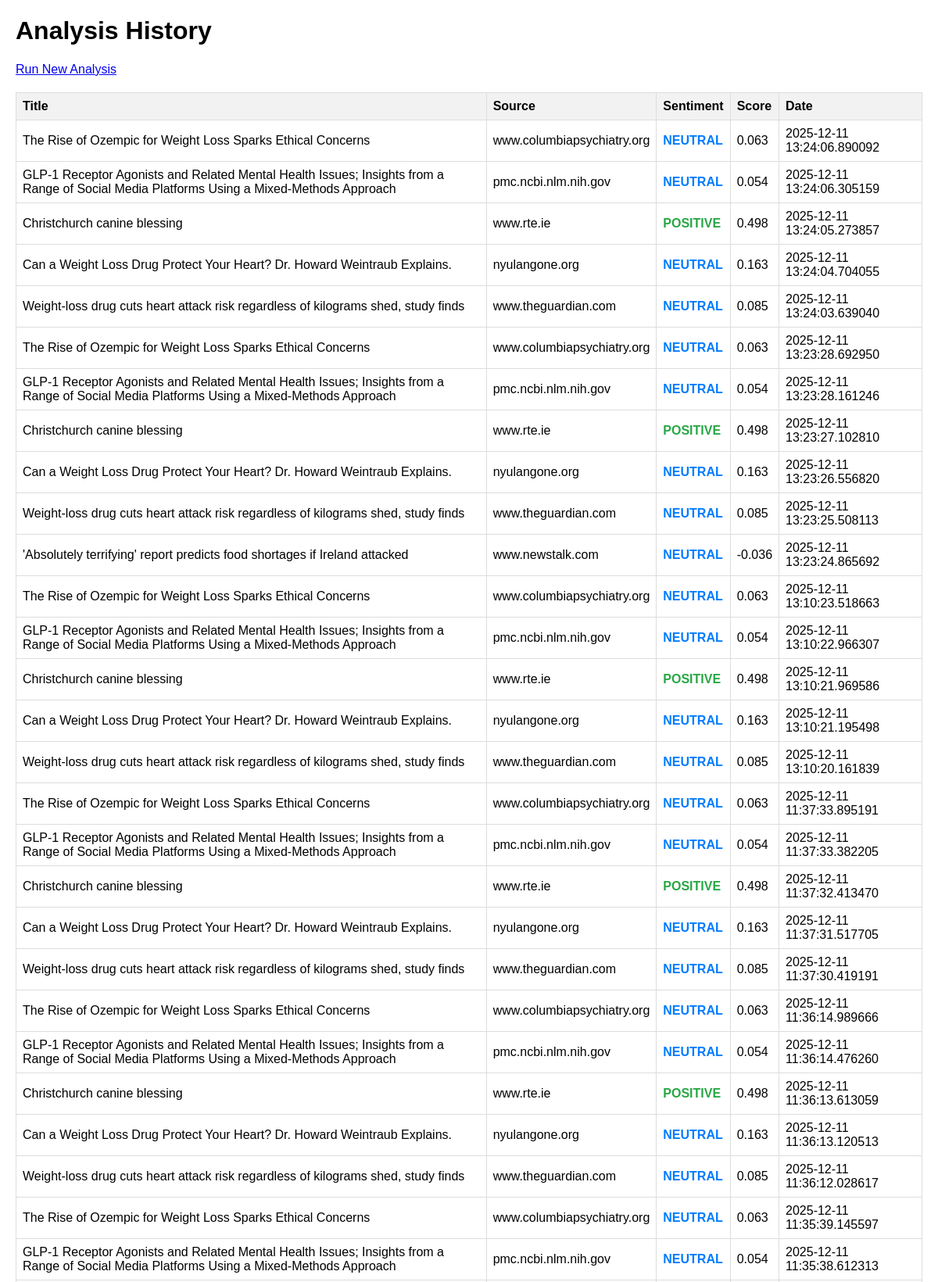
The app's page /history (upper part) with its own data.
### news_demo.py (models this page shows)
class AnalysisResult(db.Model):
    id = db.Column(db.Integer, primary_key=True)
    article_id = db.Column(db.Integer, db.ForeignKey("article.id"), nullable=False)
    sentiment_label = db.Column(db.String(20))  # positive / neutral / negative
    sentiment_score = db.Column(db.Float)       # TextBlob polarity
    created_at = db.Column(db.DateTime, default=datetime.utcnow)
    article = db.relationship("Article", backref=db.backref("analyses", lazy=True))

class Article(db.Model):
    id = db.Column(db.Integer, primary_key=True)
    url = db.Column(db.String(500), unique=True, nullable=False)
    title = db.Column(db.String(300))
    source = db.Column(db.String(200))
    text = db.Column(db.Text)
    created_at = db.Column(db.DateTime, default=datetime.utcnow)

### news_demo.py (the view)
@app.route("/history")
def history():
    results = AnalysisResult.query.order_by(AnalysisResult.created_at.desc()).all()
    return render_template("history.html", results=results)

### templates/history.html (shortened to what this page needs)
<!DOCTYPE html>
<html lang="en">
<head>
</head>
<body>
    <h1>Analysis History</h1>
    <p><a href="/">Run New Analysis</a></p>
    <table>
        <thead>
            <tr>
                <th>Title</th>
                <th>Source</th>
                <th>Sentiment</th>
                <th>Score</th>
                <th>Date</th>
            </tr>
        </thead>
        <tbody>
        {% for item in results %}
            <tr>
                <td>{{ item.article.title }}</td>
                <td>{{ item.article.source }}</td>
                <td class="{{ item.sentiment_label }}">{{ item.sentiment_label }}</td>
                <td>{{ item.sentiment_score|round(3) }}</td>
                <td>{{ item.created_at }}</td>
            </tr>
        {% endfor %}
        </tbody>
    </table>
</body>
</html>

### templates/history.html (style rules this page uses)
body { font-family: Arial, sans-serif; margin: 20px; }
table { width: 100%; border-collapse: collapse; margin-top: 20px; }
th, td { border: 1px solid #ddd; padding: 8px; text-align: left; }
th { background-color: #f2f2f2; }
.positive { color: #28a745; font-weight: bold; text-transform: uppercase; }
.neutral { color: #007bff; font-weight: bold; text-transform: uppercase; }

### records on screen
AnalysisResult: article "The Rise of Ozempic for Weight Loss Sparks Ethical Concerns", article.source "www.columbiapsychiatry.org", sentiment_label "NEUTRAL", sentiment_score "0.063", created_at "2025-12-11 13:24:06.890092"
AnalysisResult: article "GLP-1 Receptor Agonists and Related Mental Health Issues; Insights from a Range of Social Media Platforms Using a Mixed-Methods Approach", article.source "pmc.ncbi.nlm.nih.gov", sentiment_label "NEUTRAL", sentiment_score "0.054", created_at "2025-12-11 13:24:06.305159"
AnalysisResult: article "Christchurch canine blessing", article.source "www.rte.ie", sentiment_label "POSITIVE", sentiment_score "0.498", created_at "2025-12-11 13:24:05.273857"
AnalysisResult: article "Can a Weight Loss Drug Protect Your Heart? Dr. Howard Weintraub Explains.", article.source "nyulangone.org", sentiment_label "NEUTRAL", sentiment_score "0.163", created_at "2025-12-11 13:24:04.704055"
AnalysisResult: article "Weight-loss drug cuts heart attack risk regardless of kilograms shed, study finds", article.source "www.theguardian.com", sentiment_label "NEUTRAL", sentiment_score "0.085", created_at "2025-12-11 13:24:03.639040"
AnalysisResult: article "The Rise of Ozempic for Weight Loss Sparks Ethical Concerns", article.source "www.columbiapsychiatry.org", sentiment_label "NEUTRAL", sentiment_score "0.063", created_at "2025-12-11 13:23:28.692950"
AnalysisResult: article "GLP-1 Receptor Agonists and Related Mental Health Issues; Insights from a Range of Social Media Platforms Using a Mixed-Methods Approach", article.source "pmc.ncbi.nlm.nih.gov", sentiment_label "NEUTRAL", sentiment_score "0.054", created_at "2025-12-11 13:23:28.161246"
AnalysisResult: article "Christchurch canine blessing", article.source "www.rte.ie", sentiment_label "POSITIVE", sentiment_score "0.498", created_at "2025-12-11 13:23:27.102810"
AnalysisResult: article "Can a Weight Loss Drug Protect Your Heart? Dr. Howard Weintraub Explains.", article.source "nyulangone.org", sentiment_label "NEUTRAL", sentiment_score "0.163", created_at "2025-12-11 13:23:26.556820"
AnalysisResult: article "Weight-loss drug cuts heart attack risk regardless of kilograms shed, study finds", article.source "www.theguardian.com", sentiment_label "NEUTRAL", sentiment_score "0.085", created_at "2025-12-11 13:23:25.508113"
AnalysisResult: article "'Absolutely terrifying' report predicts food shortages if Ireland attacked", article.source "www.newstalk.com", sentiment_label "NEUTRAL", sentiment_score "-0.036", created_at "2025-12-11 13:23:24.865692"
AnalysisResult: article "The Rise of Ozempic for Weight Loss Sparks Ethical Concerns", article.source "www.columbiapsychiatry.org", sentiment_label "NEUTRAL", sentiment_score "0.063", created_at "2025-12-11 13:10:23.518663"
AnalysisResult: article "GLP-1 Receptor Agonists and Related Mental Health Issues; Insights from a Range of Social Media Platforms Using a Mixed-Methods Approach", article.source "pmc.ncbi.nlm.nih.gov", sentiment_label "NEUTRAL", sentiment_score "0.054", created_at "2025-12-11 13:10:22.966307"
AnalysisResult: article "Christchurch canine blessing", article.source "www.rte.ie", sentiment_label "POSITIVE", sentiment_score "0.498", created_at "2025-12-11 13:10:21.969586"
AnalysisResult: article "Can a Weight Loss Drug Protect Your Heart? Dr. Howard Weintraub Explains.", article.source "nyulangone.org", sentiment_label "NEUTRAL", sentiment_score "0.163", created_at "2025-12-11 13:10:21.195498"
AnalysisResult: article "Weight-loss drug cuts heart attack risk regardless of kilograms shed, study finds", article.source "www.theguardian.com", sentiment_label "NEUTRAL", sentiment_score "0.085", created_at "2025-12-11 13:10:20.161839"
AnalysisResult: article "The Rise of Ozempic for Weight Loss Sparks Ethical Concerns", article.source "www.columbiapsychiatry.org", sentiment_label "NEUTRAL", sentiment_score "0.063", created_at "2025-12-11 11:37:33.895191"
AnalysisResult: article "GLP-1 Receptor Agonists and Related Mental Health Issues; Insights from a Range of Social Media Platforms Using a Mixed-Methods Approach", article.source "pmc.ncbi.nlm.nih.gov", sentiment_label "NEUTRAL", sentiment_score "0.054", created_at "2025-12-11 11:37:33.382205"
AnalysisResult: article "Christchurch canine blessing", article.source "www.rte.ie", sentiment_label "POSITIVE", sentiment_score "0.498", created_at "2025-12-11 11:37:32.413470"
AnalysisResult: article "Can a Weight Loss Drug Protect Your Heart? Dr. Howard Weintraub Explains.", article.source "nyulangone.org", sentiment_label "NEUTRAL", sentiment_score "0.163", created_at "2025-12-11 11:37:31.517705"
AnalysisResult: article "Weight-loss drug cuts heart attack risk regardless of kilograms shed, study finds", article.source "www.theguardian.com", sentiment_label "NEUTRAL", sentiment_score "0.085", created_at "2025-12-11 11:37:30.419191"
AnalysisResult: article "The Rise of Ozempic for Weight Loss Sparks Ethical Concerns", article.source "www.columbiapsychiatry.org", sentiment_label "NEUTRAL", sentiment_score "0.063", created_at "2025-12-11 11:36:14.989666"
AnalysisResult: article "GLP-1 Receptor Agonists and Related Mental Health Issues; Insights from a Range of Social Media Platforms Using a Mixed-Methods Approach", article.source "pmc.ncbi.nlm.nih.gov", sentiment_label "NEUTRAL", sentiment_score "0.054", created_at "2025-12-11 11:36:14.476260"
AnalysisResult: article "Christchurch canine blessing", article.source "www.rte.ie", sentiment_label "POSITIVE", sentiment_score "0.498", created_at "2025-12-11 11:36:13.613059"
AnalysisResult: article "Can a Weight Loss Drug Protect Your Heart? Dr. Howard Weintraub Explains.", article.source "nyulangone.org", sentiment_label "NEUTRAL", sentiment_score "0.163", created_at "2025-12-11 11:36:13.120513"
AnalysisResult: article "Weight-loss drug cuts heart attack risk regardless of kilograms shed, study finds", article.source "www.theguardian.com", sentiment_label "NEUTRAL", sentiment_score "0.085", created_at "2025-12-11 11:36:12.028617"
AnalysisResult: article "The Rise of Ozempic for Weight Loss Sparks Ethical Concerns", article.source "www.columbiapsychiatry.org", sentiment_label "NEUTRAL", sentiment_score "0.063", created_at "2025-12-11 11:35:39.145597"
AnalysisResult: article "GLP-1 Receptor Agonists and Related Mental Health Issues; Insights from a Range of Social Media Platforms Using a Mixed-Methods Approach", article.source "pmc.ncbi.nlm.nih.gov", sentiment_label "NEUTRAL", sentiment_score "0.054", created_at "2025-12-11 11:35:38.612313"
